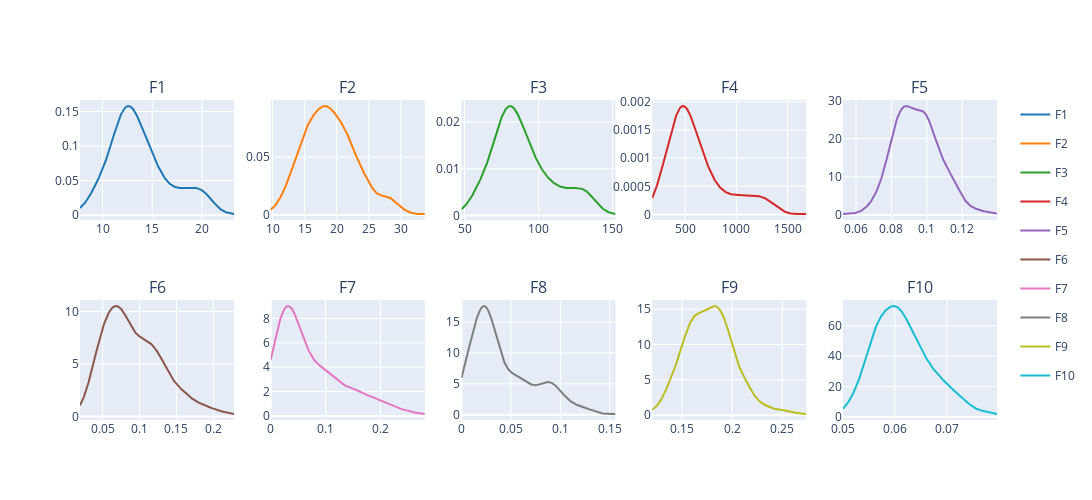

Source (notebook cell):
### Code cell
eda.dist_subplots(sample_df, columns=5, width=250, height=250)

### Figure 1 — Plotly figure (JSON) as saved in the notebook; plotly's stock layout.template omitted (floating-point values rounded to 4 significant figures; data arrays with more than 128 entries replaced by an {"elided": "..."} marker saying what was removed)
{"data": [{"legendgroup": "F1", "marker": {"color": "rgb(31, 119, 180)"}, "mode": "lines", "name": "F1", "showlegend": true, "type": "scatter", "x": {"elided": "500 float values"}, "xaxis": "x", "y": {"elided": "500 float values"}, "yaxis": "y"}, {"legendgroup": "F2", "marker": {"color": "rgb(255, 127, 14)"}, "mode": "lines", "name": "F2", "showlegend": true, "type": "scatter", "x": {"elided": "500 float values"}, "xaxis": "x2", "y": {"elided": "500 float values"}, "yaxis": "y2"}, {"legendgroup": "F3", "marker": {"color": "rgb(44, 160, 44)"}, "mode": "lines", "name": "F3", "showlegend": true, "type": "scatter", "x": {"elided": "500 float values"}, "xaxis": "x3", "y": {"elided": "500 float values"}, "yaxis": "y3"}, {"legendgroup": "F4", "marker": {"color": "rgb(214, 39, 40)"}, "mode": "lines", "name": "F4", "showlegend": true, "type": "scatter", "x": {"elided": "500 float values"}, "xaxis": "x4", "y": {"elided": "500 float values"}, "yaxis": "y4"}, {"legendgroup": "F5", "marker": {"color": "rgb(148, 103, 189)"}, "mode": "lines", "name": "F5", "showlegend": true, "type": "scatter", "x": {"elided": "500 float values"}, "xaxis": "x5", "y": {"elided": "500 float values"}, "yaxis": "y5"}, {"legendgroup": "F6", "marker": {"color": "rgb(140, 86, 75)"}, "mode": "lines", "name": "F6", "showlegend": true, "type": "scatter", "x": {"elided": "500 float values"}, "xaxis": "x6", "y": {"elided": "500 float values"}, "yaxis": "y6"}, {"legendgroup": "F7", "marker": {"color": "rgb(227, 119, 194)"}, "mode": "lines", "name": "F7", "showlegend": true, "type": "scatter", "x": {"elided": "500 float values"}, "xaxis": "x7", "y": {"elided": "500 float values"}, "yaxis": "y7"}, {"legendgroup": "F8", "marker": {"color": "rgb(127, 127, 127)"}, "mode": "lines", "name": "F8", "showlegend": true, "type": "scatter", "x": {"elided": "500 float values"}, "xaxis": "x8", "y": {"elided": "500 float values"}, "yaxis": "y8"}, {"legendgroup": "F9", "marker": {"color": "rgb(188, 189, 34)"}, "mode": "lines", "name": "F9", "showlegend": true, "type": "scatter", "x": {"elided": "500 float values"}, "xaxis": "x9", "y": {"elided": "500 float values"}, "yaxis": "y9"}, {"legendgroup": "F10", "marker": {"color": "rgb(23, 190, 207)"}, "mode": "lines", "name": "F10", "showlegend": true, "type": "scatter", "x": {"elided": "500 float values"}, "xaxis": "x10", "y": {"elided": "500 float values"}, "yaxis": "y10"}], "layout": {"annotations": [{"font": {"size": 16}, "showarrow": false, "text": "F1", "x": 0.084, "xanchor": "center", "xref": "paper", "y": 1, "yanchor": "bottom", "yref": "paper"}, {"font": {"size": 16}, "showarrow": false, "text": "F2", "x": 0.292, "xanchor": "center", "xref": "paper", "y": 1, "yanchor": "bottom", "yref": "paper"}, {"font": {"size": 16}, "showarrow": false, "text": "F3", "x": 0.5, "xanchor": "center", "xref": "paper", "y": 1, "yanchor": "bottom", "yref": "paper"}, {"font": {"size": 16}, "showarrow": false, "text": "F4", "x": 0.708, "xanchor": "center", "xref": "paper", "y": 1, "yanchor": "bottom", "yref": "paper"}, {"font": {"size": 16}, "showarrow": false, "text": "F5", "x": 0.916, "xanchor": "center", "xref": "paper", "y": 1, "yanchor": "bottom", "yref": "paper"}, {"font": {"size": 16}, "showarrow": false, "text": "F6", "x": 0.084, "xanchor": "center", "xref": "paper", "y": 0.375, "yanchor": "bottom", "yref": "paper"}, {"font": {"size": 16}, "showarrow": false, "text": "F7", "x": 0.292, "xanchor": "center", "xref": "paper", "y": 0.375, "yanchor": "bottom", "yref": "paper"}, {"font": {"size": 16}, "showarrow": false, "text": "F8", "x": 0.5, "xanchor": "center", "xref": "paper", "y": 0.375, "yanchor": "bottom", "yref": "paper"}, {"font": {"size": 16}, "showarrow": false, "text": "F9", "x": 0.708, "xanchor": "center", "xref": "paper", "y": 0.375, "yanchor": "bottom", "yref": "paper"}, {"font": {"size": 16}, "showarrow": false, "text": "F10", "x": 0.916, "xanchor": "center", "xref": "paper", "y": 0.375, "yanchor": "bottom", "yref": "paper"}], "height": 500, "showlegend": true, "width": 1250, "xaxis": {"anchor": "y", "domain": [0, 0.168]}, "xaxis10": {"anchor": "y10", "domain": [0.832, 1]}, "xaxis2": {"anchor": "y2", "domain": [0.208, 0.376]}, "xaxis3": {"anchor": "y3", "domain": [0.416, 0.584]}, "xaxis4": {"anchor": "y4", "domain": [0.624, 0.792]}, "xaxis5": {"anchor": "y5", "domain": [0.832, 1]}, "xaxis6": {"anchor": "y6", "domain": [0, 0.168]}, "xaxis7": {"anchor": "y7", "domain": [0.208, 0.376]}, "xaxis8": {"anchor": "y8", "domain": [0.416, 0.584]}, "xaxis9": {"anchor": "y9", "domain": [0.624, 0.792]}, "yaxis": {"anchor": "x", "domain": [0.625, 1]}, "yaxis10": {"anchor": "x10", "domain": [0, 0.375]}, "yaxis2": {"anchor": "x2", "domain": [0.625, 1]}, "yaxis3": {"anchor": "x3", "domain": [0.625, 1]}, "yaxis4": {"anchor": "x4", "domain": [0.625, 1]}, "yaxis5": {"anchor": "x5", "domain": [0.625, 1]}, "yaxis6": {"anchor": "x6", "domain": [0, 0.375]}, "yaxis7": {"anchor": "x7", "domain": [0, 0.375]}, "yaxis8": {"anchor": "x8", "domain": [0, 0.375]}, "yaxis9": {"anchor": "x9", "domain": [0, 0.375]}}}
